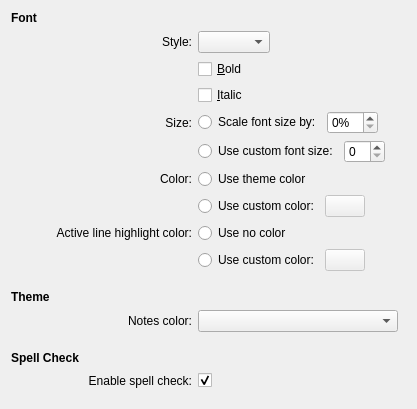
<?xml version="1.0" encoding="UTF-8"?>
<ui version="4.0">
 <class>config</class>
 <widget class="QWidget" name="config">
  <property name="geometry">
   <rect>
    <x>0</x>
    <y>0</y>
    <width>417</width>
    <height>409</height>
   </rect>
  </property>
  <layout class="QGridLayout" name="gridLayout">
   <item row="0" column="0" colspan="2">
    <widget class="QLabel" name="fontGroupLabel">
     <property name="font">
      <font>
       <weight>75</weight>
       <bold>true</bold>
      </font>
     </property>
     <property name="text">
      <string>Font</string>
     </property>
    </widget>
   </item>
   <item row="1" column="1">
    <widget class="QLabel" name="fontStyleLabel">
     <property name="text">
      <string>Style:</string>
     </property>
     <property name="alignment">
      <set>Qt::AlignRight|Qt::AlignTrailing|Qt::AlignVCenter</set>
     </property>
     <property name="buddy">
      <cstring>fontStyleComboBox</cstring>
     </property>
    </widget>
   </item>
   <item row="1" column="2">
    <layout class="QHBoxLayout" name="horizontalLayout_4">
     <item>
      <widget class="KFontComboBox" name="fontStyleComboBox"/>
     </item>
     <item>
      <spacer name="horizontalSpacer_4">
       <property name="orientation">
        <enum>Qt::Horizontal</enum>
       </property>
       <property name="sizeHint" stdset="0">
        <size>
         <width>40</width>
         <height>20</height>
        </size>
       </property>
      </spacer>
     </item>
    </layout>
   </item>
   <item row="2" column="2">
    <widget class="QCheckBox" name="fontBoldCheckBox">
     <property name="text">
      <string>&amp;Bold</string>
     </property>
    </widget>
   </item>
   <item row="3" column="2">
    <widget class="QCheckBox" name="fontItalicCheckBox">
     <property name="text">
      <string>&amp;Italic</string>
     </property>
    </widget>
   </item>
   <item row="4" column="1">
    <widget class="QLabel" name="fontSizeLabel">
     <property name="text">
      <string>Size:</string>
     </property>
     <property name="alignment">
      <set>Qt::AlignRight|Qt::AlignTrailing|Qt::AlignVCenter</set>
     </property>
    </widget>
   </item>
   <item row="4" column="2">
    <layout class="QHBoxLayout" name="horizontalLayout_3">
     <item>
      <widget class="QRadioButton" name="autoFont">
       <property name="sizePolicy">
        <sizepolicy hsizetype="Fixed" vsizetype="Fixed">
         <horstretch>0</horstretch>
         <verstretch>0</verstretch>
        </sizepolicy>
       </property>
       <property name="text">
        <string>Scale font size by:</string>
       </property>
      </widget>
     </item>
     <item>
      <widget class="KIntSpinBox" name="autoFontPercent">
       <property name="suffix">
        <string>%</string>
       </property>
      </widget>
     </item>
     <item>
      <spacer name="horizontalSpacer_2">
       <property name="orientation">
        <enum>Qt::Horizontal</enum>
       </property>
       <property name="sizeHint" stdset="0">
        <size>
         <width>40</width>
         <height>20</height>
        </size>
       </property>
      </spacer>
     </item>
    </layout>
   </item>
   <item row="5" column="2">
    <layout class="QHBoxLayout" name="horizontalLayout">
     <item>
      <widget class="QRadioButton" name="customFont">
       <property name="sizePolicy">
        <sizepolicy hsizetype="Fixed" vsizetype="Fixed">
         <horstretch>0</horstretch>
         <verstretch>0</verstretch>
        </sizepolicy>
       </property>
       <property name="text">
        <string>Use custom font size:</string>
       </property>
      </widget>
     </item>
     <item>
      <widget class="KIntSpinBox" name="customFontSizeSpinBox"/>
     </item>
     <item>
      <spacer name="horizontalSpacer">
       <property name="orientation">
        <enum>Qt::Horizontal</enum>
       </property>
       <property name="sizeHint" stdset="0">
        <size>
         <width>40</width>
         <height>20</height>
        </size>
       </property>
      </spacer>
     </item>
    </layout>
   </item>
   <item row="6" column="1">
    <widget class="QLabel" name="fontColorLabel">
     <property name="text">
      <string>Color:</string>
     </property>
     <property name="alignment">
      <set>Qt::AlignRight|Qt::AlignTrailing|Qt::AlignVCenter</set>
     </property>
    </widget>
   </item>
   <item row="6" column="2">
    <widget class="QRadioButton" name="useThemeColor">
     <property name="sizePolicy">
      <sizepolicy hsizetype="Expanding" vsizetype="Fixed">
       <horstretch>0</horstretch>
       <verstretch>0</verstretch>
      </sizepolicy>
     </property>
     <property name="text">
      <string>Use theme color</string>
     </property>
     <property name="checked">
      <bool>false</bool>
     </property>
    </widget>
   </item>
   <item row="7" column="2">
    <layout class="QHBoxLayout" name="horizontalLayout_2">
     <item>
      <widget class="QRadioButton" name="useCustomColor">
       <property name="sizePolicy">
        <sizepolicy hsizetype="Minimum" vsizetype="Fixed">
         <horstretch>0</horstretch>
         <verstretch>0</verstretch>
        </sizepolicy>
       </property>
       <property name="text">
        <string>Use custom color:</string>
       </property>
      </widget>
     </item>
     <item>
      <widget class="KColorButton" name="textColorButton">
       <property name="enabled">
        <bool>false</bool>
       </property>
      </widget>
     </item>
     <item>
      <spacer name="horizontalSpacer_6">
       <property name="orientation">
        <enum>Qt::Horizontal</enum>
       </property>
       <property name="sizeHint" stdset="0">
        <size>
         <width>40</width>
         <height>20</height>
        </size>
       </property>
      </spacer>
     </item>
    </layout>
   </item>
   <item row="8" column="1">
    <widget class="QLabel" name="fontBackgroundColorLabel">
     <property name="text">
      <string>Active line highlight color:</string>
     </property>
     <property name="alignment">
      <set>Qt::AlignRight|Qt::AlignTrailing|Qt::AlignVCenter</set>
     </property>
    </widget>
   </item>
   <item row="8" column="2">
    <widget class="QRadioButton" name="useNoColor">
     <property name="sizePolicy">
      <sizepolicy hsizetype="Expanding" vsizetype="Fixed">
       <horstretch>0</horstretch>
       <verstretch>0</verstretch>
      </sizepolicy>
     </property>
     <property name="text">
      <string>Use no color</string>
     </property>
     <property name="checked">
      <bool>false</bool>
     </property>
    </widget>
   </item>
   <item row="9" column="2">
    <layout class="QHBoxLayout" name="horizontalLayout_8">
     <item>
      <widget class="QRadioButton" name="useCustomBackgroundColor">
       <property name="sizePolicy">
        <sizepolicy hsizetype="Minimum" vsizetype="Fixed">
         <horstretch>0</horstretch>
         <verstretch>0</verstretch>
        </sizepolicy>
       </property>
       <property name="text">
        <string>Use custom color:</string>
       </property>
      </widget>
     </item>
     <item>
      <widget class="KColorButton" name="textBackgroundColorButton">
       <property name="enabled">
        <bool>false</bool>
       </property>
      </widget>
     </item>
     <item>
      <spacer name="horizontalSpacer_7">
       <property name="orientation">
        <enum>Qt::Horizontal</enum>
       </property>
       <property name="sizeHint" stdset="0">
        <size>
         <width>40</width>
         <height>20</height>
        </size>
       </property>
      </spacer>
     </item>
    </layout>
   </item>
   <item row="10" column="0">
    <spacer name="verticalSpacer_3">
     <property name="orientation">
      <enum>Qt::Vertical</enum>
     </property>
     <property name="sizeType">
      <enum>QSizePolicy::Fixed</enum>
     </property>
     <property name="sizeHint" stdset="0">
      <size>
       <width>20</width>
       <height>13</height>
      </size>
     </property>
    </spacer>
   </item>
   <item row="11" column="0">
    <widget class="QLabel" name="themeGroupLabel">
     <property name="font">
      <font>
       <weight>75</weight>
       <bold>true</bold>
      </font>
     </property>
     <property name="text">
      <string>Theme</string>
     </property>
    </widget>
   </item>
   <item row="12" column="1">
    <widget class="QLabel" name="notesColorLabel">
     <property name="text">
      <string>Notes color:</string>
     </property>
     <property name="alignment">
      <set>Qt::AlignRight|Qt::AlignTrailing|Qt::AlignVCenter</set>
     </property>
     <property name="buddy">
      <cstring>notesColorComboBox</cstring>
     </property>
    </widget>
   </item>
   <item row="12" column="2">
    <layout class="QHBoxLayout" name="horizontalLayout_6">
     <item>
      <widget class="KComboBox" name="notesColorComboBox">
       <property name="sizePolicy">
        <sizepolicy hsizetype="Fixed" vsizetype="Fixed">
         <horstretch>0</horstretch>
         <verstretch>0</verstretch>
        </sizepolicy>
       </property>
       <property name="minimumSize">
        <size>
         <width>200</width>
         <height>0</height>
        </size>
       </property>
      </widget>
     </item>
     <item>
      <spacer name="horizontalSpacer_5">
       <property name="orientation">
        <enum>Qt::Horizontal</enum>
       </property>
       <property name="sizeHint" stdset="0">
        <size>
         <width>40</width>
         <height>20</height>
        </size>
       </property>
      </spacer>
     </item>
    </layout>
   </item>
   <item row="13" column="0">
    <spacer name="verticalSpacer_2">
     <property name="orientation">
      <enum>Qt::Vertical</enum>
     </property>
     <property name="sizeType">
      <enum>QSizePolicy::Fixed</enum>
     </property>
     <property name="sizeHint" stdset="0">
      <size>
       <width>20</width>
       <height>13</height>
      </size>
     </property>
    </spacer>
   </item>
   <item row="14" column="0" colspan="2">
    <widget class="QLabel" name="spellCheckLabel">
     <property name="font">
      <font>
       <weight>75</weight>
       <bold>true</bold>
      </font>
     </property>
     <property name="text">
      <string>Spell Check</string>
     </property>
    </widget>
   </item>
   <item row="15" column="1">
    <widget class="QLabel" name="checkSpellingLabel">
     <property name="text">
      <string>Enable spell check:</string>
     </property>
     <property name="alignment">
      <set>Qt::AlignRight|Qt::AlignTrailing|Qt::AlignVCenter</set>
     </property>
     <property name="buddy">
      <cstring>checkSpelling</cstring>
     </property>
    </widget>
   </item>
   <item row="15" column="2">
    <layout class="QHBoxLayout" name="horizontalLayout_5">
     <item>
      <widget class="QCheckBox" name="checkSpelling">
       <property name="text">
        <string/>
       </property>
       <property name="checked">
        <bool>true</bool>
       </property>
      </widget>
     </item>
     <item>
      <spacer name="horizontalSpacer_3">
       <property name="orientation">
        <enum>Qt::Horizontal</enum>
       </property>
       <property name="sizeHint" stdset="0">
        <size>
         <width>40</width>
         <height>20</height>
        </size>
       </property>
      </spacer>
     </item>
    </layout>
   </item>
   <item row="16" column="1" colspan="2">
    <spacer name="verticalSpacer">
     <property name="orientation">
      <enum>Qt::Vertical</enum>
     </property>
     <property name="sizeHint" stdset="0">
      <size>
       <width>20</width>
       <height>9</height>
      </size>
     </property>
    </spacer>
   </item>
  </layout>
 </widget>
 <customwidgets>
  <customwidget>
   <class>KIntSpinBox</class>
   <extends>QSpinBox</extends>
   <header>knuminput.h</header>
  </customwidget>
  <customwidget>
   <class>KFontComboBox</class>
   <extends>KComboBox</extends>
   <header>kfontcombobox.h</header>
  </customwidget>
  <customwidget>
   <class>KComboBox</class>
   <extends>QComboBox</extends>
   <header>kcombobox.h</header>
  </customwidget>
  <customwidget>
   <class>KColorButton</class>
   <extends>QPushButton</extends>
   <header>kcolorbutton.h</header>
  </customwidget>
 </customwidgets>
 <connections>
  <connection>
   <sender>customFont</sender>
   <signal>toggled(bool)</signal>
   <receiver>customFontSizeSpinBox</receiver>
   <slot>setEnabled(bool)</slot>
   <hints>
    <hint type="sourcelabel">
     <x>407</x>
     <y>195</y>
    </hint>
    <hint type="destinationlabel">
     <x>494</x>
     <y>200</y>
    </hint>
   </hints>
  </connection>
  <connection>
   <sender>autoFont</sender>
   <signal>toggled(bool)</signal>
   <receiver>autoFontPercent</receiver>
   <slot>setEnabled(bool)</slot>
   <hints>
    <hint type="sourcelabel">
     <x>381</x>
     <y>159</y>
    </hint>
    <hint type="destinationlabel">
     <x>468</x>
     <y>164</y>
    </hint>
   </hints>
  </connection>
  <connection>
   <sender>useCustomColor</sender>
   <signal>toggled(bool)</signal>
   <receiver>textColorButton</receiver>
   <slot>setEnabled(bool)</slot>
   <hints>
    <hint type="sourcelabel">
     <x>367</x>
     <y>270</y>
    </hint>
    <hint type="destinationlabel">
     <x>472</x>
     <y>272</y>
    </hint>
   </hints>
  </connection>
  <connection>
   <sender>useCustomBackgroundColor</sender>
   <signal>toggled(bool)</signal>
   <receiver>textBackgroundColorButton</receiver>
   <slot>setEnabled(bool)</slot>
   <hints>
    <hint type="sourcelabel">
     <x>348</x>
     <y>337</y>
    </hint>
    <hint type="destinationlabel">
     <x>437</x>
     <y>343</y>
    </hint>
   </hints>
  </connection>
 </connections>
</ui>
